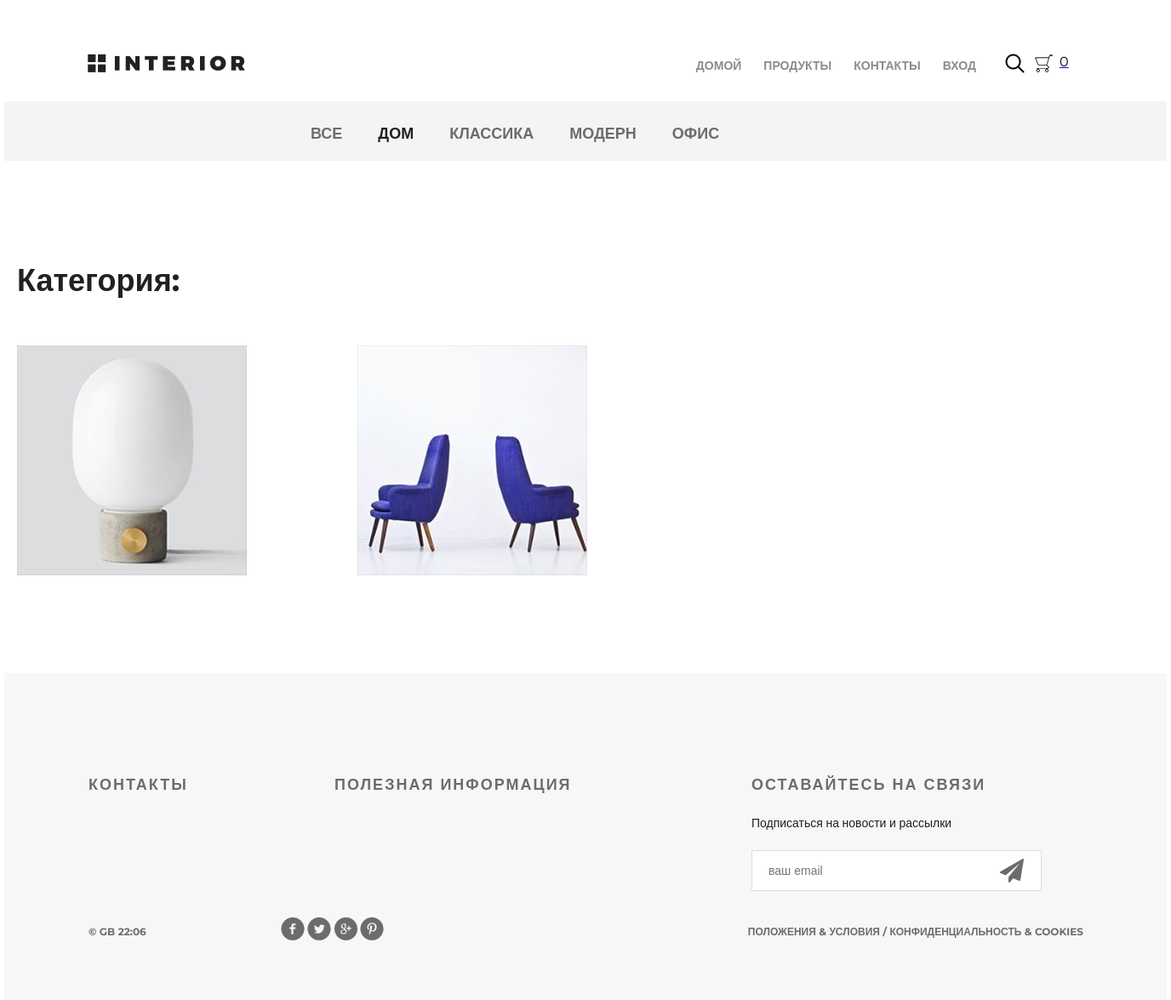
The page /products/1/ on the database its author committed.
### mainapp/models.py (models this page shows, shortened)
class ProductCategory(models.Model):
    name = models.CharField(verbose_name='Название', max_length=150, unique=True)
    description = models.TextField(verbose_name='описание', blank=True)
    class Meta:
        verbose_name = 'категория'
        verbose_name_plural = 'категории'
        ordering = ('name',)

class Product(models.Model):
    category = models.ForeignKey(ProductCategory, on_delete=models.CASCADE, verbose_name='категория')
    name = models.CharField(verbose_name='имя продукта', max_length=128)
    image = models.ImageField(upload_to='product', blank=True, verbose_name='Изображение')
    short_desc = models.CharField(verbose_name='краткое описание продукта', max_length=60, blank=True)
    description = models.TextField(verbose_name='описание продукта', blank=True)
    price = models.DecimalField(verbose_name='цена продукта', max_digits=8, decimal_places=2, default=0)
    quantity = models.PositiveIntegerField(verbose_name='количество на складе', default=0)
    class Meta:
        verbose_name = 'продукт'
        verbose_name_plural = 'продукты'

### mainapp/views.py (the view, shortened to what this page needs)
# urls.py: path('products/', include('mainapp.urls', namespace='products')),
def products(request, pk=None):
    print(pk)
    links_menu= ProductCategory.objects.all()
    if pk is not None:
        if pk == 0:
            products_list = Product.objects.all()
            category_item = {'name': 'все', 'pk': 0}
        else:
            category_item = get_object_or_404(ProductCategory, pk=pk)
            products_list = Product.objects.filter(category_id=pk)
        context={
            'links_menu': links_menu,
            'products':  products_list,
            'productcategory': category_item,
            'basket': get_basket(request.user)
        }
        return render(request, 'mainapp/products_list.html', context)

### mainapp/views.py (called while the page is built)
def get_basket(user):
    basket_list = []
    if user.is_authenticated:
        basket_list = Basket.objects.filter(user=user)
    return basket_list

### mainapp/templates/mainapp/products_list.html (shortened to what this page needs)
{% extends 'mainapp/base.html' %}
{% load static %}
{% block menu %}
		<div class="hero-white">
			<div class="header clearfix">
				{% include 'mainapp/includes/inc_main_menu.html'%}
			</div>
		</div>
{% endblock %}
{% block content%}
		<div class="details">
			<div class="links clearfix">
				{% include 'mainapp/includes/inc_products_menu.html'%}
			</div>
			<div class="">
                <div class="title clearfix">
                    <h2>
                        Категория: {{ ProductCategory.name|title }}
                    </h2>
                </div>
				<div class="products">
					{% for product in products %}
						<div class="block">
							<a href="{% url 'basket:add' product.pk %}"><img src="/media/{{ product.image }}" alt="">
							</a>
						</div>
					{% endfor %}
				</div>
			</div>
		</div>
{% endblock%}

### mainapp/templates/mainapp/includes/inc_products_menu.html
<ul class="links-menu">
    <li>
        <a href="{% url 'products:product_list' 0 %}"
        {% if request.resolver_match.kwargs.pk == 0 %} class="active"{% endif %}>
            Все
        </a>
    </li>
    {% for link_menu in links_menu %}
        <li>
            <a href="{% url 'products:product_list' link_menu.pk %}"
               {% if request.resolver_match.kwargs.pk == link_menu.pk %} class="active"{% endif %}>
                {{ link_menu.name }}
            </a>
        </li>
    {% endfor %}
</ul>

### static/style.css (style rules this page uses)
* { margin: 0; padding: 0; }
body { font-family: 'Montserrat', sans-serif; }
html, body { height: 100%; }
.clearfix:after { content: ""; display: block; clear: both; }
.title { height: 152px; margin-right: 15px; }
.title h2 { float: left; margin-top: 118px; color: #212121; font-size: 36px; font-weight: 700; text-align: left; margin-left: 15px; }
.products { margin-top: 50px; margin-bottom: 56px; }
.products .block a img { float: left; }
.products .block { float: left; margin: 15px; display: block; height: 370px; width: 370px; position: relative; }
.hero-white { background-color: #fff; height: 119px; padding-left: 98px; padding-right: 211px; position: relative; }
.links { height: 70px; background-color: #f4f4f4; position: relative; padding-left: 360px; }
.links-menu { margin: 27px auto 0px; position: absolute; }
.links-menu li { float: left; list-style-type: none; padding-right: 42px; }
.links-menu li a { text-decoration: none; color: #6c6c6c; font-size: 18px; font-weight: 700; text-transform: uppercase; }
.links-menu .active { color: #212121; font-size: 18px; font-weight: 700; }

### rows shown on the page
ProductCategory: name "ДОМ"
ProductCategory: name "КЛАССИКА"
ProductCategory: name "МОДЕРН"
ProductCategory: name "ОФИС"
Product: image (picture)
Product: image (picture)

### other values the page prints
{{ basket|length }} "0"
